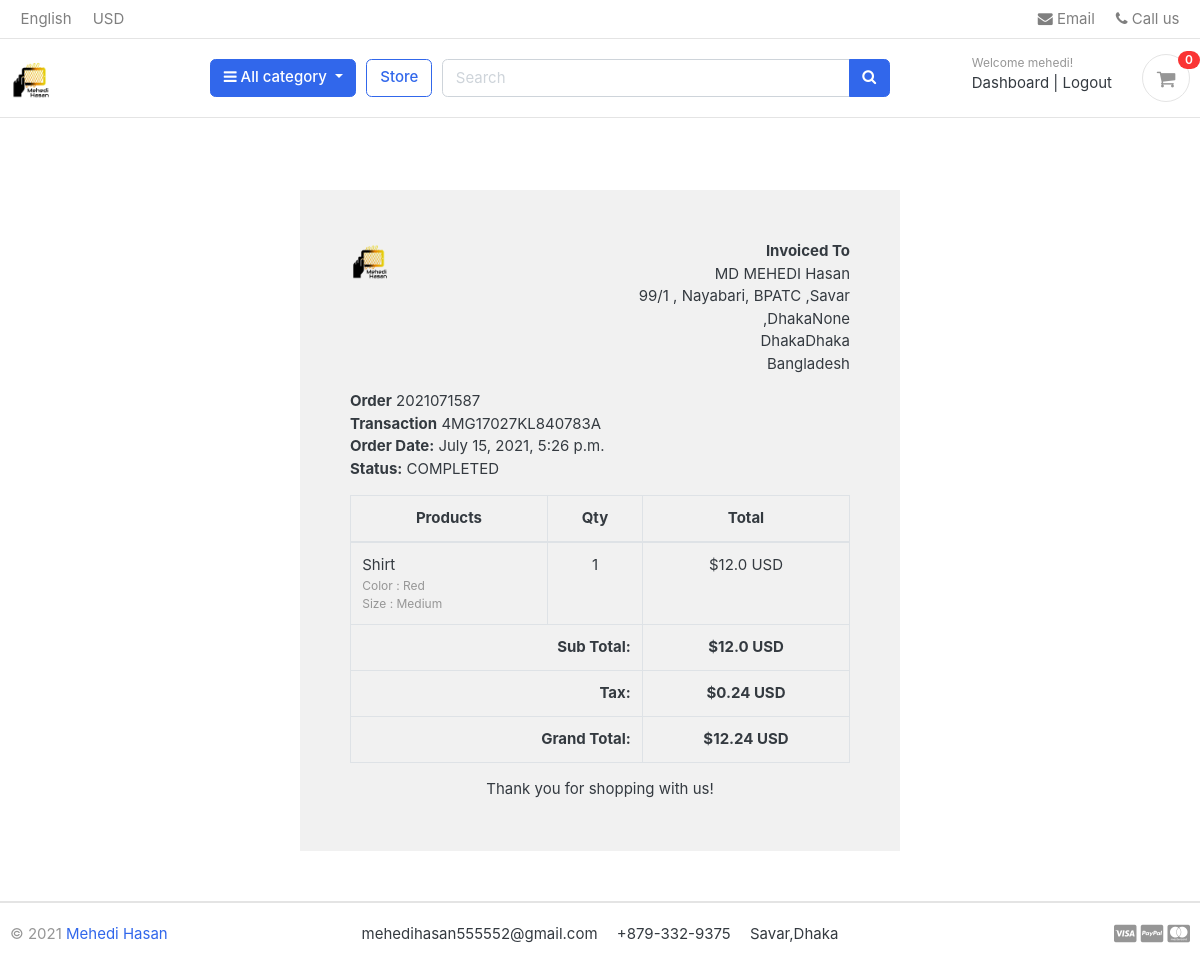
Page /order_detail/2021071587/ (signed in) on the committed database.
### store/models.py (models this page shows, shortened)
class Order(models.Model):
    STATUS = (
        ('New', 'New'),
        ('Accepted', 'Accepted'),
        ('Completed', 'Completed'),
        ('Cancelled','Cancelled'),
    )
    user = models.ForeignKey(User, on_delete=models.SET_NULL,null=True)
    payment = models.ForeignKey(Payment, on_delete=models.SET_NULL,null=True,blank=True)
    order_number = models.CharField(max_length=200)
    first_name = models.CharField(max_length=200)
    last_name = models.CharField(max_length=200)
    email = models.EmailField(max_length=200)
    phone = models.CharField(max_length=200)
    address_line_1 = models.CharField(max_length=200)
    address_line_2 = models.CharField(max_length=200,null=True,blank=True)
    city = models.CharField(max_length=200)
    state = models.CharField(max_length=200)
    country = models.CharField(max_length=200)
    order_note = models.CharField(max_length=200,null=True,blank=True)
    order_total = models.FloatField()
    tax = models.FloatField()
    status = models.CharField(max_length=200,choices=STATUS,default='New')
    ip = models.CharField(max_length=200,blank=True)
    is_ordered = models.BooleanField(default=False)
    created_at = models.DateTimeField(auto_now_add=True)
    updated_at = models.DateTimeField(auto_now_add=True)

class Payment(models.Model):
    user = models.ForeignKey(User, on_delete=models.CASCADE)
    payment_id = models.CharField(max_length=200)
    payment_method = models.CharField(max_length=200)
    amount_paid = models.CharField(max_length=200)
    status = models.CharField(max_length=200)
    created_at = models.DateTimeField(auto_now_add=True)

class OrderProduct(models.Model):
    order = models.ForeignKey(Order, on_delete=models.CASCADE)
    payment = models.ForeignKey(Payment,on_delete=models.SET_NULL,null=True,blank=True)
    user = models.ForeignKey(User,on_delete=models.CASCADE)
    product = models.ForeignKey(Product,on_delete=models.CASCADE)
    variations = models.ManyToManyField(Variation, blank=True)
    quantity = models.IntegerField()
    product_price = models.FloatField()
    ordered = models.BooleanField(default=False)
    created_at = models.DateTimeField(auto_now_add=True)
    updated_at = models.DateTimeField(auto_now=True)

class Product(models.Model):
    product_name = models.CharField(max_length=200,unique=True)
    slug = models.SlugField(max_length=200,unique=True,blank=True,null=True)
    description = models.TextField(max_length=1000, blank=True)
    price = models.IntegerField()
    image = models.ImageField(upload_to='images/products',default='default.jpg')
    stock = models.IntegerField()
    is_available = models.BooleanField(default=True)
    category = models.ForeignKey(Category, on_delete=models.CASCADE)
    created_date = models.DateTimeField(auto_now_add=True)
    modified_date = models.DateTimeField(auto_now_add=True)

class Variation(models.Model):
    product = models.ForeignKey(Product, on_delete=models.CASCADE)
    variation_category = models.CharField(max_length=100, choices=variation_category_choice)
    variation_value     = models.CharField(max_length=100)
    is_active           = models.BooleanField(default=True)
    created_date        = models.DateTimeField(auto_now=True)
    objects = VariationManager()

### store/views.py (the view)
# urls.py: path('order_detail/<int:order_id>/', views.order_detail,name='order_detail'),
@login_required(login_url='login')
def order_detail(request, order_id):
    order_detail = OrderProduct.objects.filter(order__order_number=order_id)
    order = Order.objects.get(order_number=order_id)
    subtotal = 0
    for i in order_detail:
        subtotal += i.product_price * i.quantity
    context = {
        'order_detail': order_detail,
        'order': order,
        'subtotal': subtotal,
    }
    return render(request,'store/order-detail.html',context)

### store/cart_counter.py (called while the page is built)
def counter(request):
    cart_count = 0
    try:
        cart = Cart.objects.filter(cart_id =_cart_id(request))
        if request.user.is_authenticated:
            cart_items = CartItem.objects.all().filter(user=request.user)
        else:
            cart_items = CartItem.objects.all().filter(cart=cart[:1])
        for cart_item in cart_items:
            cart_count += cart_item.quantity
    except:
        pass
    return dict(cart_count=cart_count)

### store/category.py (called while the page is built)
def menu_links(request):
    links = Category.objects.all()
    return dict(links=links)

### store/models.py (called while the page is built)
    def get_url(self):
        return reverse('products_by_category', args={self.slug})

### store/views.py (called while the page is built)
def _cart_id(request):
    cart = request.session.session_key
    if not cart:
        cart = request.session.create()
    return cart

### store/templates/store/order-detail.html
{% extends 'store/base.html' %}
{% load static %}
{% block content %}
<div class="container" style="margin: 0 auto;width: 50%;padding: 50px;background: #f1f1f1;margin-top: 50px;margin-bottom: 50px;">
    <div class="row invoice row-printable">
        <div class="col-md-12">
            <div class="panel panel-default plain" id="dash_0">
                <div class="panel-body p30">
                    <div class="row">
                        <div class="col-lg-6">
                            <div class="invoice-logo"><img src="/images/logo.png" alt="Invoice logo" style="max-height: 40px;"></div>
                        </div>
                        <div class="col-lg-6">
                            <div class="invoice-from">
                                <ul class="list-unstyled text-right">
                                    <li><strong>Invoiced To</strong></li>
                                    <li>{{order.first_name}} {{order.last_name}}</li>
                                    <li>{{order.address_line_1}}{{order.address_line_2}}</li>
                                    <li>{{order.state}}{{order.city}}</li>
                                    <li>{{order.country}}</li>
                                </ul>
                            </div>
                        </div>
                        <div class="col-lg-12">
                            <div class="invoice-details mt25">
                                <div class="well">
                                    <ul class="list-unstyled mb0">
                                        <li><strong>Order</strong> {{order.order_number}}</li>
                                        <li><strong>Transaction</strong> {{order.payment.payment_id}}</li>
                                        <li><strong>Order Date:</strong> {{order.created_at}}</li>
                                        <li><strong>Status:</strong> {{order.payment.status}}</li>
                                    </ul>
                                </div>
                            </div>
                            <div class="invoice-items">
                                <div class="table-responsive" style="overflow: hidden; outline: none;" tabindex="0">
                                    <table class="table table-bordered">
                                        <thead>
                                            <tr>
                                                <th class="per70 text-center">Products</th>
                                                <th class="per5 text-center">Qty</th>
                                                <th class="per25 text-center">Total</th>
                                            </tr>
                                        </thead>
                                        <tbody>
                                          {% for item in order_detail %}
                                            <tr>
                                                <td>{{item.product.product_name}}
                                                  <p class="text-muted small">
                                          					{% if item.variations.all %}
                                          						{% for i in item.variations.all %}
                                          							{{ i.variation_category | capfirst }} : {{ i.variation_value | capfirst }} <br>
                                          						{% endfor %}
                                          					{% endif %}
                                          				</p>
                                                </td>
                                                <td class="text-center">{{item.quantity}}</td>
                                                <td class="text-center">${{item.product_price}} USD</td>
                                            </tr>
                                          {% endfor %}
                                        </tbody>
                                        <tfoot>
                                            <tr>
                                                <th colspan="2" class="text-right">Sub Total:</th>
                                                <th class="text-center">${{subtotal}} USD</th>
                                            </tr>
                                            <tr>
                                                <th colspan="2" class="text-right">Tax:</th>
                                                <th class="text-center">${{order.tax}} USD</th>
                                            </tr>
                                            <tr>
                                                <th colspan="2" class="text-right">Grand Total:</th>
                                                <th class="text-center">${{order.order_total}} USD</th>
                                            </tr>
                                        </tfoot>
                                    </table>
                                </div>
                            </div>
                            <div class="invoice-footer mt25">
                                <p class="text-center">Thank you for shopping with us!</p>
                            </div>
                        </div>
                    </div>
                </div>
            </div>
        </div>
    </div>
    </div>
{% endblock %}

### store/templates/store/base.html (shortened to what this page needs)
{% load static %}
<!DOCTYPE HTML>
<html lang="en">
<head>
<link href="{% static 'css/bootstrap.css'%}" rel="stylesheet" type="text/css"/>
<link href="{% static 'fonts/fontawesome/css/all.min.css'%}" type="text/css" rel="stylesheet">
<link href="{% static 'css/ui.css'%}" rel="stylesheet" type="text/css"/>
<link href="{% static 'css/carosel.css'%}" rel="stylesheet" type="text/css"/>
<link href="{% static 'css/rating.css'%}" rel="stylesheet" type="text/css"/>
<link rel="stylesheet" href="https://cdnjs.cloudflare.com/ajax/libs/font-awesome/4.7.0/css/font-awesome.min.css">
<link href="{% static 'css/responsive.css'%}" rel="stylesheet" media="only screen and (max-width: 1200px)" />
</head>
<body>
<header class="section-header">
<nav class="navbar p-md-0 navbar-expand-sm navbar-light border-bottom">
<div class="container">
  <div class="collapse navbar-collapse" id="navbarTop4">
    <ul class="navbar-nav mr-auto">
    	<li class="nav-item dropdown">
		 	<a href="#" class="nav-link">   English </a>
		</li>
		<li class="nav-item dropdown">
			<a href="#" class="nav-link"> USD </a>
		</li>
    </ul>
    <ul class="navbar-nav">
		<li><a href="mailto:mehedihasan555552@gmail.com" class="nav-link"> <i class="fa fa-envelope"></i> Email </a></li>
		<li><a href="#" class="nav-link"> <i class="fa fa-phone"></i> Call us </a></li>
	</ul>
  </div>
</div>
</nav>
<section class="header-main border-bottom">
	<div class="container">
<div class="row align-items-center">
	<div class="col-lg-2 col-md-3 col-6">
		<a href="{% url 'index'%}" class="brand-wrap">
			<img class="logo" src="{% static './images/logo.png'%}">
		</a>
	</div>
	<div class="col-lg col-sm col-md col-6 flex-grow-0">
		<div class="category-wrap dropdown d-inline-block float-right">
			<button type="button" class="btn btn-primary dropdown-toggle" data-toggle="dropdown">
				<i class="fa fa-bars"></i> All category
			</button>
		</div>
	</div>
	<a href="{% url 'store'%}" class="btn btn-outline-primary">Store</a>
	<div class="col-lg  col-md-6 col-sm-12 col">
		<form action="{% url 'search'%}" class="search" method="GET">
			<div class="input-group w-100">
			    <input type="text" class="form-control" style="width:60%;" placeholder="Search" name="keyword">
			    <div class="input-group-append">
			      <button class="btn btn-primary" type="submit">
			        <i class="fa fa-search"></i>
			      </button>
			    </div>
		    </div>
		</form>
	</div>
	<div class="col-lg-3 col-sm-6 col-8 order-2 order-lg-3">
				<div class="d-flex justify-content-end mb-3 mb-lg-0">
					<div class="widget-header">
						<small class="title text-muted">Welcome {{user.username}}!</small>
						<div>
							{% if user.is_authenticated %}
							<a href="{% url 'dashboard'%}">Dashboard</a> <span class="dark-transp"> | </span>
							<a href="{% url 'logout' %}"> Logout</a>
							{% else %}
							<a href="{% url 'login' %}">Sign in</a> <span class="dark-transp"> | </span>
							<a href="{% url 'register' %}"> Register</a>
							{% endif %}
						</div>
					</div>
					<a href="{% url 'cart'%}" class="widget-header pl-3 ml-3">
						<div class="icon icon-sm rounded-circle border"><i class="fa fa-shopping-cart"></i></div>
						<span class="badge badge-pill badge-danger notify">{{cart_count}}</span>
					</a>
				</div>
			</div>
</div>
	</div>
</section>
</header>
<br>
{% block content %}
{% endblock %}
<footer class="section-footer border-top">
	<div class="container">
		<section class="footer-bottom border-top row">
			<div class="col-md-2">
				<p class="text-muted"> &copy 2021 <a href="http://mehedi555552.pythonanywhere.com/" target="_blank">Mehedi Hasan</a> </p>
			</div>
			<div class="col-md-8 text-md-center">
				<span  class="px-2">mehedihasan555552@gmail.com</span>
				<span  class="px-2">+879-332-9375</span>
				<span  class="px-2">Savar,Dhaka</span>
			</div>
			<div class="col-md-2 text-md-right text-muted">
				<i class="fab fa-lg fa-cc-visa"></i>
				<i class="fab fa-lg fa-cc-paypal"></i>
				<i class="fab fa-lg fa-cc-mastercard"></i>
			</div>
		</section>
	</div>
</footer>
</body>
</html>

### static/css/ui.css (style rules this page uses)
html { font-family: "Inter", sans-serif; font-size: 15px; }
.icon-xs, .icon-sm, .icon-md, .icon-lg { display: inline-block; text-align: center; flex-shrink: 0; flex-grow: 0; }
.icon-sm { width: 48px; height: 48px; line-height: 48px !important; font-size: 20px; }
p:last-child { margin-bottom: 0; }
.header-main { position: relative; padding-top: 1rem; padding-bottom: 1rem; }
.brand-wrap .logo, .navbar-brand .logo { margin-right: 7px; max-height: 42px; display: inline-block; }
.widget-header { display: inline-block; vertical-align: middle; position: relative; }
.widget-header a { color: #343a40; }
.widget-header i { color: #969696; }
.widget-header .title { display: block; }
.widget-header .notify { position: absolute; top: -3px; right: -10px; }
.footer-bottom { padding-top: 20px; padding-bottom: 20px; }
[class*=list-] li:after { visibility: hidden; display: block; content: ""; overflow: hidden; height: 0; clear: both; }
.notify { position: absolute; top: -4px; right: -10px; display: inline-block; padding: 0.25em 0.6em; font-size: 12px; line-height: 1; text-align: center; border-radius: 3rem; color: #fff; background-color: #fa3434; }

### rows in the picture
Order: first_name "MD MEHEDI", last_name "Hasan", address_line_1 "99/1 , Nayabari, BPATC ,Savar ,Dhaka", address_line_2 "None", state "Dhaka", city "Dhaka", country "Bangladesh", order_number "2021071587", payment.payment_id "4MG17027KL840783A", created_at "July 15, 2021, 5:26 p.m.", payment.status "COMPLETED", tax "0.24", order_total "12.24"
OrderProduct: product.product_name "Shirt", quantity "1", product_price "12.0"
Variation: variation_category "Color", variation_value "Red"
Variation: variation_category "Size", variation_value "Medium"

### other values in the picture
{{ user.username }} "mehedi"
{{ cart_count }} "0"
{{ subtotal }} "12.0"
